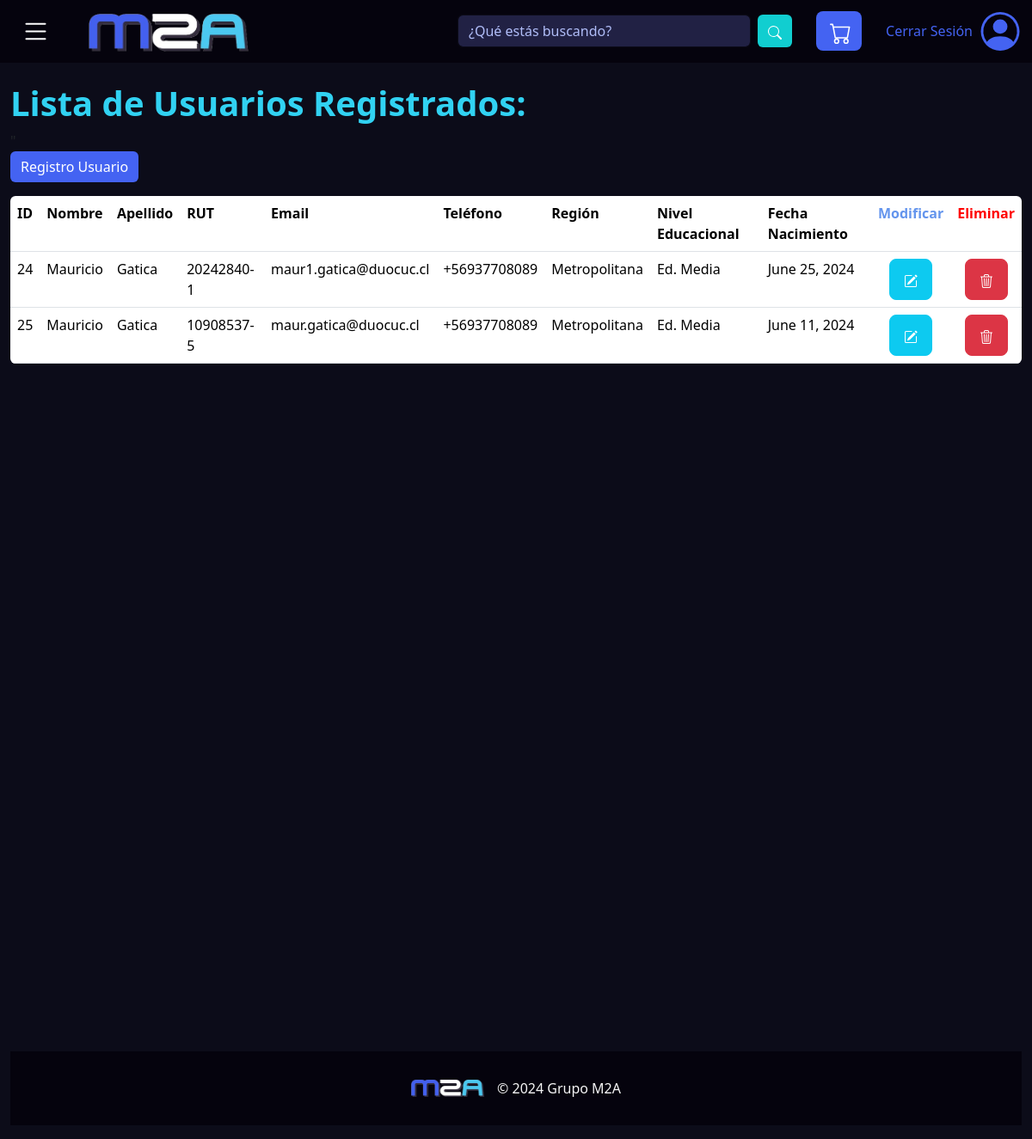
The app's page /listadoUsuarios (signed in) with its own data.
### Store/models.py (models this page shows)
class Usuario ( models.Model):
    idUsuario = models.AutoField(primary_key=True)
    nombre    = models.CharField(max_length=35)
    apellido  = models.CharField(max_length=35)
    rut       = models.CharField(max_length=40, default='11111111-1')
    email     = models.EmailField(max_length=70)
    telefono  = models.CharField(max_length=40)
    region    = models.ForeignKey('Region', on_delete=models.CASCADE)
    nivelEd   = models.ForeignKey('nivelEducacional', on_delete=models.CASCADE)
    fechaNac  = models.DateField(default='2000-01-01')

class Region (models.Model):
    idRegion = models.IntegerField(primary_key=True)
    nombre = models.CharField(max_length=40)

class nivelEducacional(models.Model):
    idEducacion = models.IntegerField(primary_key=True)
    nombre = models.CharField(max_length=60)

### Store/views.py (the view)
# urls.py: path('listadoUsuarios', views.listadoUsuarios, name='listadoUsuarios'),
@login_required
def listadoUsuarios(request):
    usuario = Usuario.objects.all()
    regiones = Region.objects.all()
    nivelesEducacionales = nivelEducacional.objects.all()
    context = {
    'usuario': usuario,
    'regiones': regiones,
    'nivelesEducacionales': nivelesEducacionales,
    }
    return render(request, 'listadoUsuarios.html', context)

### Store/templates/listadoUsuarios.html (shortened to what this page needs)
{% extends "plantilla_base.html" %}
{% block contenido %}
<h1 class="pt-5 mt-5" style="font-weight:bold; color:#31d2f2">Lista de Usuarios Registrados:</h1>
<table class="table table-resposive mb-0 mr-2 ml-2">
    <tr class="listado" >
        <th >ID</th>
        <th >Nombre</th>
        <th >Apellido</th>
        <th >RUT</th>
        <th >Email</th>"
        <th >Teléfono</th>
        <th >Región</th>
        <th >Nivel Educacional</th>
        <th >Fecha Nacimiento</th>
        <th style="color: cornflowerblue; text-align:center">Modificar</th>
        <th style="color:red;text-align:center">Eliminar</th>
    </tr>
    {%for usuario in usuario%}
        <td >{{usuario.idUsuario}} </td>
        <td >{{usuario.nombre}}</td>
        <td >{{usuario.apellido}}</td>
        <td >{{usuario.rut}}</td>
        <td >{{usuario.email}}</td>
        <td >{{usuario.telefono}}</td>
        <td >{{usuario.region.nombre}}</td>
        <td >{{usuario.nivelEd.nombre}}</td>
        <td >{{usuario.fechaNac}}</td>
        <td class="text-center"><a href="{% url 'modificarUsuario' idUsuario=usuario.idUsuario %}" class="btn btn-info btn-lg">
        </a></td>
        <td class="text-center"><a href="{% url 'eliminarUsuario' idUsuario=usuario.idUsuario %}" class="btn btn-danger btn-lg"></a></td>
    {%endfor%}
        <a href="{%url 'registroUsuarios' %}"><button class="btn btnAgregar btn-success mb-3" id="btnAgregar" style="background-color: #4463f2;border: none;">Registro Usuario</button></a>
    <table class="table table-resposive">
        <div class="container-fluid d-flex flex-column min-vh-100">
        </div>
{%endblock%}

### Store/templates/plantilla_base.html (shortened to what this page needs)
{% load static %}
<!DOCTYPE html>
<html lang="es">
<head>
    <link href="https://cdn.jsdelivr.net/npm/bootstrap@5.3.3/dist/css/bootstrap.min.css" rel="stylesheet">
    <link rel="stylesheet" href="https://cdn.jsdelivr.net/npm/@fancyapps/ui@5.0/dist/fancybox/fancybox.css"/>
    <link rel="stylesheet" type="text/css" href="{% static 'style.css' %}">
</head>
<body>
    <nav class="navbar fixed-top">
        <div class="container-fluid">
          <div class="d-flex align-items-center">
            <button class="navbar-toggler" type="button" data-bs-toggle="offcanvas" data-bs-target="#offcanvasNavbar" aria-controls="offcanvasNavbar" aria-label="Toggle navigation" style="color: white; border: none">
            </button>
            <a class="navbar-brand" href="{% url 'principal' %}"> <img src="{% static 'img/M2A.png' %}" alt="..." width="45%"></a>
          </div>
          <div class="d-none d-lg-block d-flex justify-content-center" style="flex-grow: 0.6;">
            <form class=" d-flex" role="search">
              <input class="form-control me-2 flex-grow-1" type="search" placeholder="¿Qué estás buscando?" aria-label="Search" id="busqueda">
              <button class="btn btn-outline-success" type="submit" id="btn-busqueda">
                <svg xmlns="http://www.w3.org/2000/svg" width="16" height="16" fill="currentColor" class="bi bi-search" viewBox="0 0 16 16">
                  <path d="M11.742 10.344a6.5 6.5 0 1 0-1.397 1.398h-.001q.044.06.098.115l3.85 3.85a1 1 0 0 0 1.415-1.414l-3.85-3.85a1 1 0 0 0-.115-.1zM12 6.5a5.5 5.5 0 1 1-11 0 5.5 5.5 0 0 1 11 0"/>
                </svg>
              </button>
            </form>
          </div>
          <a class="btn btn-primary btn-lg ms-auto d-none d-lg-block" href="{% url 'verCarro' %}" role="button" style="width: 4; padding-right: 12px; justify-content: center;" id="carro">
          </a>
  {% if user.is_authenticated %}
        <a href="#" class="ms-auto d-none d-lg-block" onclick="document.getElementById('logout-form').submit();" style="text-decoration: none; color: #4463f2; padding-right: 7px;">Cerrar Sesión</a>
            <a href="{% url 'logout' %}">
            </a>
  {% endif %}
        </div>
      </nav>
      <div class="container-fluid d-flex flex-column min-vh-50">
        {% block contenido %}
        {% endblock %}
      </div>
      <div class="container-fluid d-flex flex-column" style="padding: 0;">
        <footer class="footer mt-auto py-3 " style="background-color: #05030d;">
          <div class="d-flex align-items-center" style="justify-content: center; padding-top: 15px; padding-bottom: 15px;">
              <img src="../static/img/M2A.png" alt="M2A Logo" width="85px">
              <span class="mb-3 mb-md-0" style="padding-left: 15px; text-align: center; color: whitesmoke">© 2024 Grupo M2A</span>
            </div>
          </div>
</body>
</html>

### Store/static/style.css (style rules this page uses)
body { background-color: #0C0C19; }
h1 { color: whitesmoke; }
.navbar { background-color: #05030d; }
.navbar-brand { padding-left: 2rem; color: whitesmoke; font-size: 30px; font-family:'Franklin Gothic Medium', 'Arial Narrow', Arial, sans-serif; }
#btn-busqueda { background-color: #11ced0; color: white; border: none; }
#carro { background-color: #4463f2; color: white; border: none; }
#busqueda { background-color: #212144; border-color: #0c0c19; color: #ffffff; }
#busqueda::placeholder { background-color: #212144; border-color: #0c0c19; color: #b0bdf8; }
.form-control::placeholder { color: #b0bdf8 }
.footer { width: 100%; background-color: #05030d; }
.table { border-radius: 6px; overflow:hidden }

### records on screen
Usuario: idUsuario "24", nombre "Mauricio", apellido "Gatica", rut "20242840-1", email "maur1.gatica@duocuc.cl", telefono "+56937708089", region.nombre "Metropolitana", nivelEd.nombre "Ed. Media", fechaNac "June 25, 2024"
Usuario: idUsuario "25", nombre "Mauricio", apellido "Gatica", rut "10908537-5", email "maur.gatica@duocuc.cl", telefono "+56937708089", region.nombre "Metropolitana", nivelEd.nombre "Ed. Media", fechaNac "June 11, 2024"
